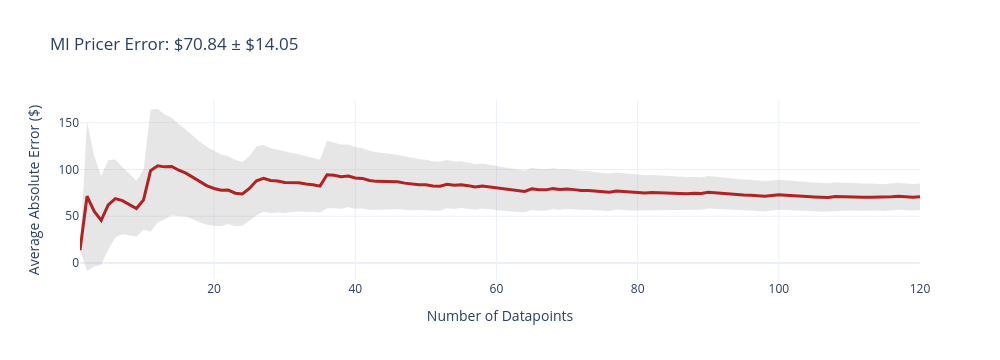
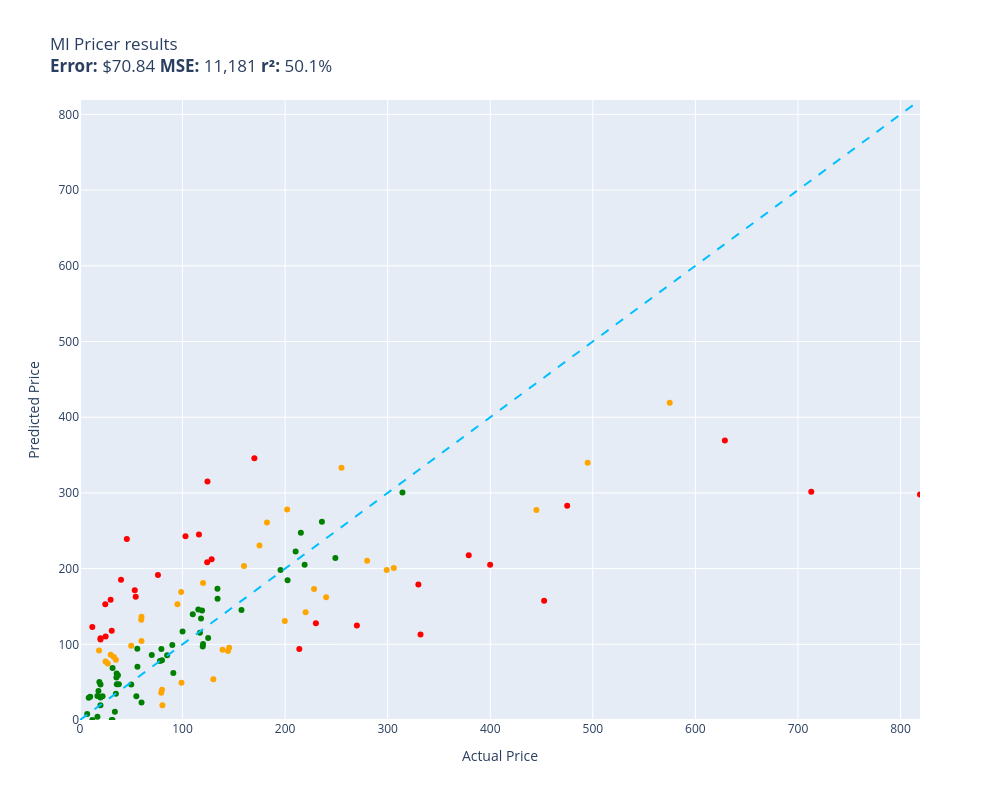

These figures' notebook cell, in order:
### Code cell
def ml_pricer(item: Item) -> float:
    x_text = vectorizer.transform([item_to_text(item)])
    x_num = sp.csr_matrix([item_to_numeric(item)])
    x = sp.hstack([x_text, x_num], format="csr")
    prediction = float(ml_model.predict(x)[0])
    return float(np.clip(prediction, 0.0, 3000.0))


evaluate(ml_pricer, test, size=120)

### Figure 1 — Plotly figure (JSON) as saved in the notebook; plotly's stock layout.template omitted (floating-point values rounded to 4 significant figures; data arrays with more than 128 entries replaced by an {"elided": "..."} marker saying what was removed)
{"data": [{"fill": "toself", "fillcolor": "rgba(128,128,128,0.2)", "hoverinfo": "skip", "line": {"color": "rgba(255,255,255,0)"}, "name": "95% CI", "showlegend": false, "type": "scatter", "x": {"elided": "240 int values"}, "y": {"elided": "240 float values"}}, {"customdata": [[0], [79.9], [59.08], [47.41], [47.9], [41.65], [35.93], [32.43], [29.79], [31.86], [65.22], [60.58], [55.97], [51.98], [49.1], [46.4], [44.62], [43.16], [41.56], [39.86], [38.14], [36.41], [35.42], [33.97], [34.47], [36.77], [35.73], [34.73], [33.55], [32.58], [31.52], [30.55], [29.72], [28.88], [28.21], [36.15], [35.19], [34.38], [33.53], [32.94], [32.15], [31.66], [30.99], [30.28], [29.61], [28.97], [28.49], [27.96], [27.43], [26.88], [26.46], [25.95], [25.78], [25.4], [24.97], [24.6], [24.33], [24.01], [23.7], [23.41], [23.09], [22.85], [22.54], [22.24], [22.57], [22.32], [21.99], [21.82], [21.57], [21.29], [21.03], [20.81], [20.53], [20.29], [20.03], [19.84], [19.8], [19.59], [19.4], [19.16], [18.97], [18.76], [18.54], [18.33], [18.12], [17.93], [17.72], [17.53], [17.34], [17.34], [17.21], [17.02], [16.9], [16.79], [16.64], [16.47], [16.33], [16.21], [16.11], [16.04], [15.91], [15.82], [15.69], [15.55], [15.41], [15.3], [15.16], [15.19], [15.07], [14.94], [14.82], [14.72], [14.59], [14.46], [14.38], [14.37], [14.28], [14.21], [14.12], [14.05]], "hovertemplate": "n=%{x}<br>Avg Error=$%{y:,.2f}<br>±95% CI=$%{customdata[0]:,.2f}<extra></extra>", "line": {"color": "firebrick", "width": 3}, "mode": "lines", "name": "Cumulative Avg Error", "type": "scatter", "x": [1, 2, 3, 4, 5, 6, 7, 8, 9, 10, 11, 12, 13, 14, 15, 16, 17, 18, 19, 20, 21, 22, 23, 24, 25, 26, 27, 28, 29, 30, 31, 32, 33, 34, 35, 36, 37, 38, 39, 40, 41, 42, 43, 44, 45, 46, 47, 48, 49, 50, 51, 52, 53, 54, 55, 56, 57, 58, 59, 60, 61, 62, 63, 64, 65, 66, 67, 68, 69, 70, 71, 72, 73, 74, 75, 76, 77, 78, 79, 80, 81, 82, 83, 84, 85, 86, 87, 88, 89, 90, 91, 92, 93, 94, 95, 96, 97, 98, 99, 100, 101, 102, 103, 104, 105, 106, 107, 108, 109, 110, 111, 112, 113, 114, 115, 116, 117, 118, 119, 120], "y": [13.79, 71.44, 55.48, 45.55, 62.23, 68.89, 66.65, 62.31, 58.26, 67.52, 98.78, 104.0, 102.8, 103.2, 99.19, 96.13, 91.32, 86.41, 82.51, 79.66, 77.75, 78.05, 74.69, 73.88, 79.69, 87.97, 90.46, 88.19, 87.58, 86.0, 86.0, 85.7, 84.43, 83.74, 82.22, 94.4, 93.82, 92.35, 93.06, 90.97, 90.43, 88.29, 87.28, 87.08, 86.87, 86.83, 85.42, 84.4, 83.7, 83.55, 82.31, 82.19, 84.26, 83.12, 83.75, 82.72, 81.29, 82.39, 81.3, 80.14, 79.25, 77.97, 77.2, 76.46, 79.28, 78.21, 78.21, 79.52, 78.61, 79.14, 78.47, 77.56, 77.45, 76.83, 76.44, 75.59, 77.08, 76.36, 75.58, 75.55, 74.86, 75.3, 75.07, 74.77, 74.45, 74.11, 74.16, 74.51, 74.36, 75.68, 74.95, 74.77, 74.07, 73.28, 72.73, 72.55, 72.04, 71.43, 72.17, 73.01, 72.45, 71.76, 71.28, 71.04, 70.69, 70.18, 70.01, 71.17, 70.8, 71.07, 70.76, 70.25, 70.4, 70.52, 69.93, 70.84, 71.33, 70.73, 70.26, 70.84]}], "layout": {"height": 360, "showlegend": false, "title": {"text": "Ml Pricer Error: $70.84 ± $14.05"}, "width": 1000, "xaxis": {"title": {"text": "Number of Datapoints"}}, "yaxis": {"title": {"text": "Average Absolute Error ($)"}}}}

### Figure 2 — Plotly figure (JSON) as saved in the notebook; plotly's stock layout.template omitted (floating-point values rounded to 4 significant figures)
{"data": [{"customdata": [["Old Blood Noise Excess V2 Distortion Cho...\nGuess=$205.21 Actual=$219.00"], ["NewPower99 Battery Kit for Samsung Galax...\nGuess=$31.39 Actual=$54.95"], ["EXMAX NG-10X Fresnel Lens Focusing Adapt...\nGuess=$85.73 Actual=$69.98"], ["ACDelco GM Original Equipment FW339 Fron...\nGuess=$247.21 Actual=$215.33"], ["8544771 Dryer Heating Element, 279816 Th...\nGuess=$61.59 Actual=$35.74"], ["GJY Portable TV,10.6 inch Mini TV for AT...\nGuess=$93.66 Actual=$79.36"], ["LD Products Compatible Toner Cartridge R...\nGuess=$46.97 Actual=$49.98"], ["APS iBoard 6-inch Aluminum (Black Powder...\nGuess=$222.51 Actual=$210.23"], ["PEMP E65 E66 CDC Simulate Optical Fiber ...\nGuess=$144.57 Actual=$119.00"], ["Intermatic PX300 12V 300W Transformer wi...\nGuess=$173.46 Actual=$134.00"], ["HK SYSTEMS 13\" Heavy Duty Black \"Push\" O...\nGuess=$85.66 Actual=$84.95"], ["June Garden 12\" Sweet Dolly Charlotte - ...\nGuess=$46.92 Actual=$19.99"], ["Scranton & Co 3 Drawer Mobile File Cabin...\nGuess=$145.90 Actual=$115.35"], ["Task T24287 Roman Ogee Router Bit with 1...\nGuess=$94.07 Actual=$55.88"], ["Southwire 120V/15A Right Angle User Atta...\nGuess=$47.15 Actual=$37.87"], ["15\" Locking Shower Head Extension Arm in...\nGuess=$79.06 Actual=$79.95"], ["152MM Hole Saws M42 Bi-Metal High Speed ...\nGuess=$38.26 Actual=$17.99"], ["Baseball Backpacks Large 18 Inch Bookbag...\nGuess=$68.53 Actual=$31.77"], ["Adams Check Payment and Deposit Register...\nGuess=$56.10 Actual=$35.49"], ["Fjallraven, Kanken Laptop 15\" Backpack f...\nGuess=$97.12 Actual=$119.65"], ["Diversitech WG840585 Motor, (Ddb) 1/3Hp,...\nGuess=$160.11 Actual=$134.12"], ["Retevis RT68 Soft Earhook Walkie Talkie ...\nGuess=$7.99 Actual=$6.99"], ["Evan-Fischer Front Bumper Cover Compatib...\nGuess=$184.72 Actual=$202.38"], ["Laisomeke Waterproof Junction Box, Unive...\nGuess=$0.00 Actual=$11.99"], ["Sumerain S1339CM Double Handle Widesprea...\nGuess=$261.73 Actual=$235.86"], ["Webcem Solar Shed Light Outdoor Indoor, ...\nGuess=$77.78 Actual=$77.96"], ["Festool 492370 Platin 2 S1000 Grit 6-Inc...\nGuess=$62.03 Actual=$91.00"], ["Western Digital Enterprise RE4-GP 2TB SA...\nGuess=$139.82 Actual=$109.95"], ["DIMARZIO 204284 DP 163FBK Blues Bucker G...\nGuess=$99.21 Actual=$89.99"], ["PM Auto Front Right Quick Complete Strut...\nGuess=$108.19 Actual=$124.94"], ["Tablet PC Cover Compatible with Lenovo T...\nGuess=$0.00 Actual=$31.61"], ["Miyaya@ Funny Animal Masks Collection fo...\nGuess=$4.44 Actual=$16.99"], ["Engine Thermostat, Replace 19301-PAA-306...\nGuess=$50.33 Actual=$18.89"], ["Beck/Arnley 0421945 Air Filter\nGuess=$47.18 Actual=$35.87"], ["IQShield Screen Protector Compatible wit...\nGuess=$30.78 Actual=$9.95"], ["Liberty Imports 12 Pack: US Military Toy...\nGuess=$31.83 Actual=$16.98"], ["Pidoko Kids Train Table, Grey with 90 Pc...\nGuess=$100.23 Actual=$119.97"], ["KUNN Small Electrician Tool Pouch Utilit...\nGuess=$31.33 Actual=$21.99"], ["iPhone 12/12 Pro Nicaragua Guardabarranc...\nGuess=$29.66 Actual=$19.97"], ["Replacement Remote Control for PANASONIC...\nGuess=$34.66 Actual=$34.95"], ["KS K-STORM Replacement Silicone Mushroom...\nGuess=$29.47 Actual=$8.50"], ["LSSAGOON Backpack for Women Teen Kids Gi...\nGuess=$11.06 Actual=$33.99"], ["Grey Pneumatic 1311SD Impact Socket Set\nGuess=$145.19 Actual=$157.43"], ["4LT LUMINETTE Vanity Opal GLS BSN\nGuess=$116.88 Actual=$99.99"], ["4pc Wheel Spacers Adapters 4\" (2inch Per...\nGuess=$115.16 Actual=$116.95"], ["GE RPWF SmartWater Comparable Refrigerat...\nGuess=$59.27 Actual=$36.99"], ["MGP Caliper Covers 39011SACURD Red Powde...\nGuess=$214.08 Actual=$249.00"], ["LSI Broadcom SAS 9300-8i 8-port 12Gb/s S...\nGuess=$134.24 Actual=$118.00"], ["NewFantasia Replacement Audio Cable with...\nGuess=$0.00 Actual=$31.00"], ["MONOCARBON Forged Carbon Fiber Case for ...\nGuess=$23.28 Actual=$59.99"], ["AC Compressor & A/C Kit For BMW 335i 335...\nGuess=$300.52 Actual=$314.41"], ["MXR Carbon Copy Deluxe Analog Delay Guit...\nGuess=$198.16 Actual=$195.50"], ["Chalkboard Name Badges with Magnetic Bac...\nGuess=$19.43 Actual=$19.95"], ["Linkloos Solar Street Lights Outdoor Wat...\nGuess=$70.46 Actual=$55.99"]], "hovertemplate": "%{customdata[0]}<extra></extra>", "legendgroup": "green", "marker": {"color": "green", "size": 6, "symbol": "circle"}, "mode": "markers", "name": "green", "orientation": "v", "showlegend": true, "type": "scatter", "x": [219.0, 54.95, 69.98, 215.3, 35.74, 79.36, 49.98, 210.2, 119.0, 134.0, 84.95, 19.99, 115.3, 55.88, 37.87, 79.95, 17.99, 31.77, 35.49, 119.7, 134.1, 6.99, 202.4, 11.99, 235.9, 77.96, 91.0, 110.0, 89.99, 124.9, 31.61, 16.99, 18.89, 35.87, 9.95, 16.98, 120.0, 21.99, 19.97, 34.95, 8.5, 33.99, 157.4, 99.99, 117.0, 36.99, 249.0, 118.0, 31.0, 59.99, 314.4, 195.5, 19.95, 55.99], "xaxis": "x", "y": [205.2, 31.39, 85.73, 247.2, 61.59, 93.66, 46.97, 222.5, 144.6, 173.5, 85.66, 46.92, 145.9, 94.07, 47.15, 79.06, 38.26, 68.53, 56.1, 97.12, 160.1, 7.987, 184.7, 0.0, 261.7, 77.78, 62.03, 139.8, 99.21, 108.2, 0.0, 4.444, 50.33, 47.18, 30.78, 31.83, 100.2, 31.33, 29.66, 34.66, 29.47, 11.06, 145.2, 116.9, 115.2, 59.27, 214.1, 134.2, 0.0, 23.28, 300.5, 198.2, 19.43, 70.46], "yaxis": "y"}, {"customdata": [["telpo Headlight Assembly Fit For 15 Camr...\nGuess=$245.09 Actual=$115.99"], ["Stand for Raven Pro Document Scanner - P...\nGuess=$158.83 Actual=$29.85"], ["RBC12-UPC Replacement Battery Cartridge ...\nGuess=$127.83 Actual=$229.99"], ["Pump Head TBVECHI 175PSI 4KW 5.5HP 21CFM...\nGuess=$179.06 Actual=$329.90"], ["Bam France 2002XL Contoured Hightech Bla...\nGuess=$301.53 Actual=$713.00"], ["Metabo HPT 36V MultiVolt™ Cordless Rotar...\nGuess=$217.51 Actual=$379.00"], ["46mm Digital Pro High-Resolution Close-U...\nGuess=$108.14 Actual=$19.99"], ["Innovative Percussion CB-6 Chamois Bass ...\nGuess=$162.79 Actual=$54.32"], ["CORSAIR Dominator Platinum RGB 32GB (2x1...\nGuess=$208.37 Actual=$124.00"], ["Bam Trekking 3027SB Single Black Clarine...\nGuess=$112.97 Actual=$332.00"], ["DEWALT 20V MAX* XR Impact Driver with Bl...\nGuess=$157.54 Actual=$452.53"], ["10GBase-LR SFP+ Transceiver, Handar 10GB...\nGuess=$106.21 Actual=$19.99"], ["Canon EOS Rebel T7 Digital SLR Camera wi...\nGuess=$298.00 Actual=$819.00"], ["Travelpro Platinum Elite Slim Business L...\nGuess=$93.91 Actual=$213.83"], ["DALDED LED Light Kit for Lego Sonic Gree...\nGuess=$110.19 Actual=$24.99"], ["KOHLER 18865-CP Filtered Water Faucet, P...\nGuess=$283.01 Actual=$475.00"], ["Projector, CRAZVIEW Projector with WiFi ...\nGuess=$171.36 Actual=$53.40"], ["MC: Pindicator (Dual Intensity Amber)\nGuess=$185.27 Actual=$40.00"], ["Poison Spyder 10-08-020 Rocker Knocker\nGuess=$369.14 Actual=$628.76"], ["BESTILL Wall Mounted Shower Faucet Set, ...\nGuess=$191.69 Actual=$76.00"], ["Dell Optiplex 390 Desktop Computer i3 3....\nGuess=$314.94 Actual=$124.27"], ["Satco S9596, 4 Count (Pack of 1), 4.18\nGuess=$122.95 Actual=$12.00"], ["KOHLER K-1185540-CP Assembly-Slider\nGuess=$239.17 Actual=$45.67"], ["Aeromotive 13304 Regulator, X1 Adjustabl...\nGuess=$124.80 Actual=$269.95"], ["Canon Sure Shot 90u 35mm Date Camera\nGuess=$205.23 Actual=$399.89"], ["Wilkinson LOW GAUSS Vintage Tone Strat S...\nGuess=$117.84 Actual=$30.93"], ["DuraGo 29515020 Front Hub Assembly\nGuess=$212.49 Actual=$128.34"], ["Ibanez M510OVS Acoustic Mandolin in Vint...\nGuess=$345.76 Actual=$169.99"], ["Berta (6 Pieces) 1-1/4 inch Overlay, 90 ...\nGuess=$152.96 Actual=$24.66"], ["GENUINE VOLVO THERMOSTAT (3.0, 3.2) S60 ...\nGuess=$242.62 Actual=$102.85"]], "hovertemplate": "%{customdata[0]}<extra></extra>", "legendgroup": "red", "marker": {"color": "red", "size": 6, "symbol": "circle"}, "mode": "markers", "name": "red", "orientation": "v", "showlegend": true, "type": "scatter", "x": [116.0, 29.85, 230.0, 329.9, 713.0, 379.0, 19.99, 54.32, 124.0, 332.0, 452.5, 19.99, 819.0, 213.8, 24.99, 475.0, 53.4, 40.0, 628.8, 76.0, 124.3, 12.0, 45.67, 269.9, 399.9, 30.93, 128.3, 170.0, 24.66, 102.8], "xaxis": "x", "y": [245.1, 158.8, 127.8, 179.1, 301.5, 217.5, 108.1, 162.8, 208.4, 113.0, 157.5, 106.2, 298.0, 93.91, 110.2, 283.0, 171.4, 185.3, 369.1, 191.7, 314.9, 123.0, 239.2, 124.8, 205.2, 117.8, 212.5, 345.8, 153.0, 242.6], "yaxis": "y"}, {"customdata": [["SuppliesOutlet Compatible Toner Cartridg...\nGuess=$91.04 Actual=$144.29"], ["Panasonic KX-TG6511B DECT 6.0 PLUS Expan...\nGuess=$36.14 Actual=$79.20"], ["LOVE MEI Galaxy S10 Lite Case, Military ...\nGuess=$83.25 Actual=$32.98"], ["SKB iSeries 3i-13096-6KP Case for BlackM...\nGuess=$230.43 Actual=$174.99"], ["Mini PC, Kinupute Desktop Computer E3-12...\nGuess=$339.69 Actual=$495.00"], ["Aolemi Oil Rubbed Bronze Single Function...\nGuess=$169.00 Actual=$98.65"], ["Clementoni 39132.5 Jigsaw Puzzle 1,000 P...\nGuess=$39.87 Actual=$79.95"], ["Deco Mount Pro Tripod Microphone Stand w...\nGuess=$136.33 Actual=$59.95"], ["GanFindX Portable Car Hand Controls for ...\nGuess=$203.59 Actual=$159.90"], ["KOMPUTERBAY 4GB 2X 2GB DDR2 1066MHz PC2-...\nGuess=$19.50 Actual=$80.34"], ["Evergreen HSHB2005 Cylinder Head Gasket ...\nGuess=$132.38 Actual=$59.69"], ["JRready ST6313 DT Deutsch Connector Kit,...\nGuess=$130.85 Actual=$199.68"], ["Mylites+ Standard Comic Book Mylar Sleev...\nGuess=$79.67 Actual=$34.99"], ["Tidal Front + Rear Fender Flares 4PC Poc...\nGuess=$333.36 Actual=$254.99"], ["Dakota Alert MURS Alert Probe Sensor - M...\nGuess=$142.21 Actual=$219.99"], ["Wenger City Upgrade Laptop Backpack with...\nGuess=$95.41 Actual=$145.42"], ["AUTOFREE LED Tail Lights Assembly Compat...\nGuess=$277.96 Actual=$201.99"], ["3D Tree Hole Branches 075 Stair Risers D...\nGuess=$53.99 Actual=$129.99"], ["VLAND LED Smoked Taillights Compatible F...\nGuess=$162.07 Actual=$239.99"], ["Lighted Triangle Mirror Cabinet Bathroom...\nGuess=$277.56 Actual=$445.00"], ["Trail Gear Twin Stick Kit for Top Shift ...\nGuess=$210.27 Actual=$279.92"], ["Ultra Duster Canned Air Net 10 Oz 6-Pack\nGuess=$98.03 Actual=$49.90"], ["Neporal Full Spectrum Light Bulb, 6000K ...\nGuess=$91.79 Actual=$18.59"], ["Ceramic Talavera Mexican Tile 4x4\", 9 Pi...\nGuess=$86.31 Actual=$29.95"], ["Marvel Legends Series X-Men 6-Inch Archa...\nGuess=$49.13 Actual=$98.95"], ["Intrepid International Dressage Letters-...\nGuess=$74.59 Actual=$26.99"], ["LEGO Marvel Avengers War Machine Buster ...\nGuess=$104.46 Actual=$59.95"], ["ANZO USA 111207 GMC SIERRA 99-06 / YUKON...\nGuess=$261.03 Actual=$182.28"], ["Kingston Brass KS269SN Kingston Clawfoot...\nGuess=$200.90 Actual=$305.99"], ["EMART Photography C Stand with Boom Arm,...\nGuess=$180.95 Actual=$119.99"], ["Trim Kit for 2-handle Shower & Tub Valve...\nGuess=$152.75 Actual=$94.99"], ["Pioneer 2AM401-BN Two Handle Kitchen Fau...\nGuess=$173.20 Actual=$228.22"], ["Walker Exhaust Ultra EPA 16478 Direct Fi...\nGuess=$419.17 Actual=$574.99"], ["Urth 62mm UV, Circular Polarizing (CPL),...\nGuess=$92.92 Actual=$139.00"], ["Royal Designs, Inc. Decorative Abundant ...\nGuess=$77.25 Actual=$24.95"], ["Mikrotik RB3011UIAS-RM RouterBOARD 10xGi...\nGuess=$198.27 Actual=$299.00"]], "hovertemplate": "%{customdata[0]}<extra></extra>", "legendgroup": "orange", "marker": {"color": "orange", "size": 6, "symbol": "circle"}, "mode": "markers", "name": "orange", "orientation": "v", "showlegend": true, "type": "scatter", "x": [144.3, 79.2, 32.98, 175.0, 495.0, 98.65, 79.95, 59.95, 159.9, 80.34, 59.69, 199.7, 34.99, 255.0, 220.0, 145.4, 202.0, 130.0, 240.0, 445.0, 279.9, 49.9, 18.59, 29.95, 98.95, 26.99, 59.95, 182.3, 306.0, 120.0, 94.99, 228.2, 575.0, 139.0, 24.95, 299.0], "xaxis": "x", "y": [91.04, 36.14, 83.25, 230.4, 339.7, 169.0, 39.87, 136.3, 203.6, 19.5, 132.4, 130.8, 79.67, 333.4, 142.2, 95.41, 278.0, 53.99, 162.1, 277.6, 210.3, 98.03, 91.79, 86.31, 49.13, 74.59, 104.5, 261.0, 200.9, 181.0, 152.7, 173.2, 419.2, 92.92, 77.25, 198.3], "yaxis": "y"}, {"hoverinfo": "skip", "line": {"color": "deepskyblue", "dash": "dash", "width": 2}, "mode": "lines", "name": "y = x", "showlegend": false, "type": "scatter", "x": [0, 819], "y": [0, 819]}], "layout": {"height": 800, "legend": {"title": {"text": "color"}, "tracegroupgap": 0}, "showlegend": false, "title": {"text": "Ml Pricer results<br><b>Error:</b> $70.84 <b>MSE:</b> 11,181 <b>r²:</b> 50.1%"}, "width": 1000, "xaxis": {"anchor": "y", "domain": [0, 1], "range": [0, 819], "title": {"text": "Actual Price"}}, "yaxis": {"anchor": "x", "domain": [0, 1], "range": [0, 819], "title": {"text": "Predicted Price"}}}}
